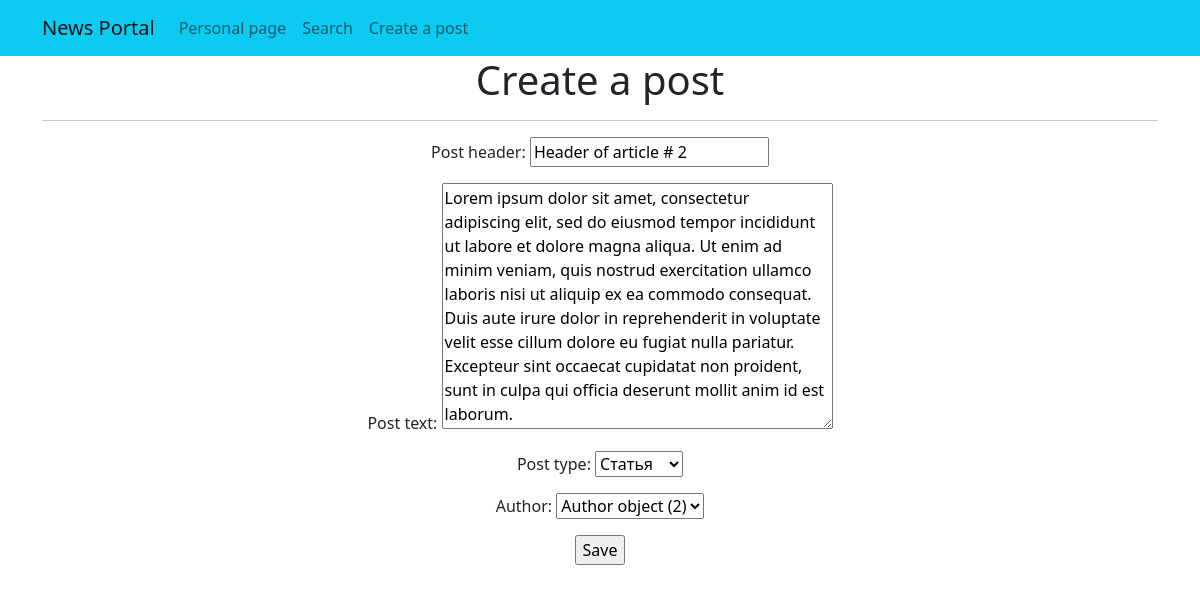
The app's page /news/5/update/ (signed in) with its own data.
### app/models.py (models this page shows, shortened)
class Post(models.Model):  # модель содержит в себе статьи и новости, которые создают пользователи
    post_header = models.CharField(max_length=64)  # заголовок статьи/новости
    post_text = models.TextField()  # текст статьи/новости
    post_rating = models.IntegerField(default=0)  # рейтинг статьи/новости
    post_type = models.CharField(max_length=1, choices=cat, default=news)  # поле с выбором — «статья» или «новость»;
    post_datetime = models.DateTimeField(auto_now_add=True)  # автоматически добавляемая дата и время создания;
    author = models.ForeignKey(Author, on_delete=models.CASCADE)  # связь «один ко многим» с моделью Author;
    category = models.ManyToManyField(Category, through='PostCategory')  # связь «многие ко многим» с моделью Category (с дополнительной моделью PostCategory);

### app/views.py (the view)
# urls.py: path('<int:pk>/update/', PostUpdate.as_view(), name='update'),
class PostUpdate(PermissionRequiredMixin, UpdateView):
    permission_required = ('app.change_post')
    form_class = NewPostForm
    model = Post
    template_name = 'newpost.html'

### app/forms.py (shortened to what this page needs)
class NewPostForm(forms.ModelForm):
    class Meta:
        model = Post
        fields = [
            'post_header',
            'post_text',
            'post_type',
            'author'
        ]

### templates/newpost.html (shortened to what this page needs)
{% extends 'flatpages/default.html' %}
{% block content %}
<h1>Create a post </h1>
<hr>
<form action="" method="post">
    {{ form.as_p }}
    <input type="submit" value="Save" />
</form>
{% endblock content %}

### records on screen
Post: post_header "Header of article # 2", post_text "Lorem ipsum dolor sit amet, consectetur adipiscing elit, sed do eiusmod tempor incididunt ut labore et dolore magna aliqua. Ut enim ad minim veniam, quis nostrud exercitation ullamco laboris nisi ut aliquip ex ea commodo consequat. Duis aute irure dolor in reprehenderit in voluptate velit esse cillum dolore eu fugiat nulla pariatur. Excepteur sint occaecat cupidatat non proident, sunt in culpa qui officia deserunt mollit anim id est laborum.", post_type "Статья", author "Author object (2)"
